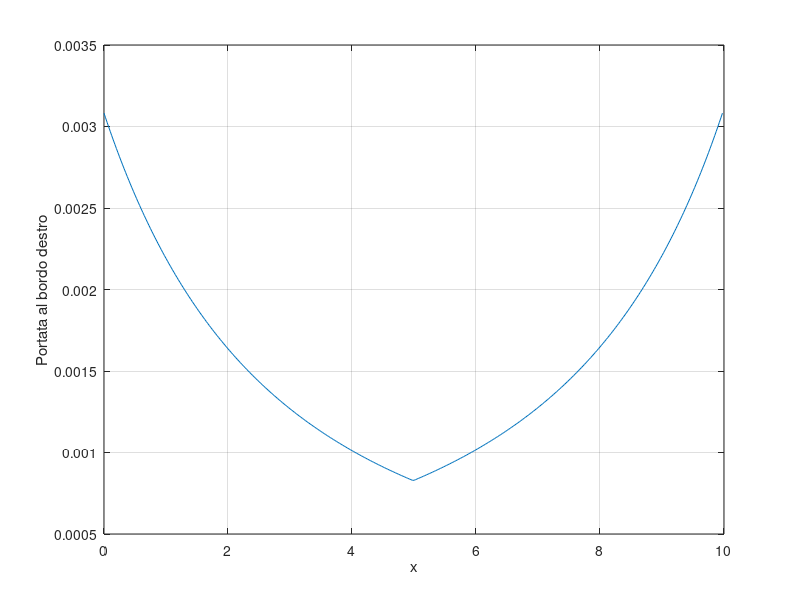
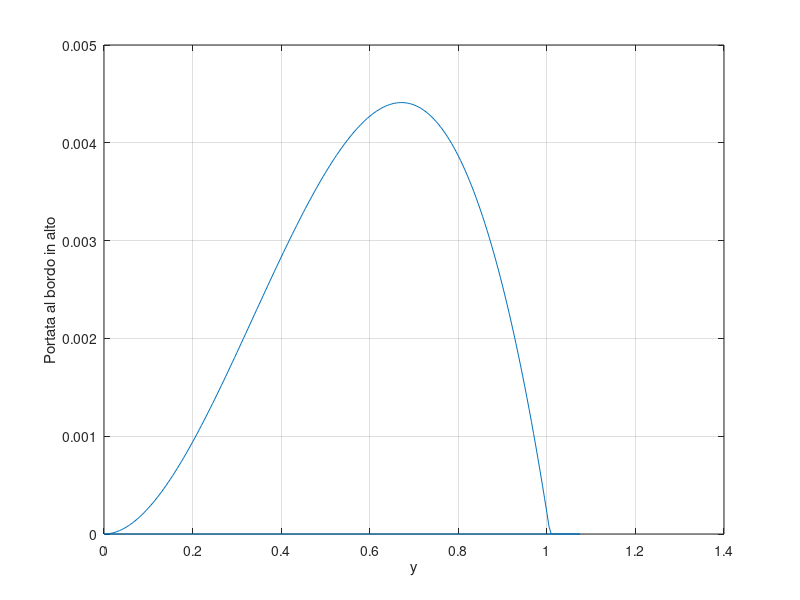
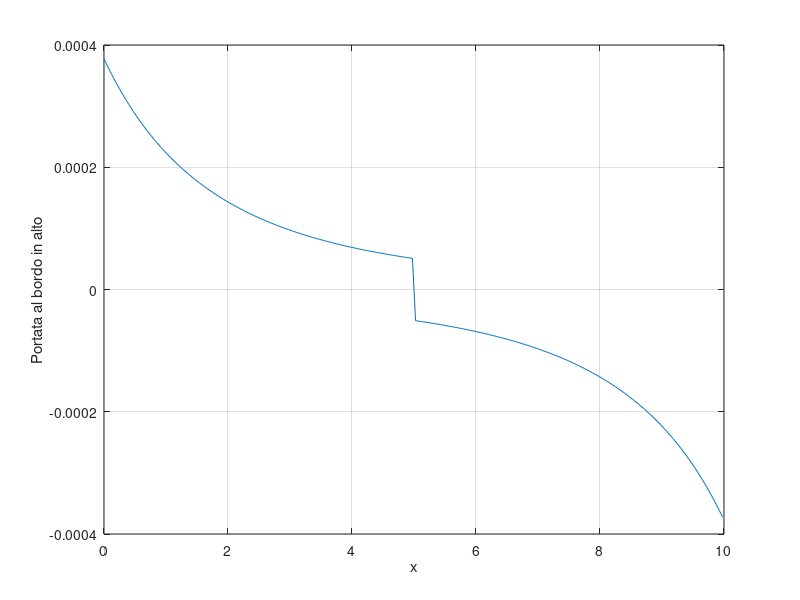

Reproduce these figures in MATLAB, in order.
clc
clear

% Parameters
delta = 1;
H0 = 1;
L = 10;
Nx0 = 100;

% Compute Nx
Nx = 2*Nx0 * delta / H0;
Nx_full = 2 * Nx;

% Define Ny symmetric profile
Ny = zeros(1, Nx_full);
for i = 1:Nx
    Ny(i) = 2*Nx0 + i;
    Ny(Nx_full - i + 1) = 2*Nx0 + i;
end
Nx = Nx_full;

% Grid spacing
dx = L / Nx;
dy = delta * dx / (L / 2);
%% Coordinates at which concentrations should be evaluated
% x coordinates (cell centers)
x_conc = dx/2 : dx : L - dx/2;

% y coordinates stored in an array
for i=1:Nx
    y_conc(1,i)=dy/2;
    for j=2:Ny(i)
        y_conc(j,i)=y_conc(j-1,i)+dy;
    end
end
%% Coordinates at which the flowrate should be evaluated
% x coordinates (boundaries of the cells)
x_flow = 0 : dx : L;

 % y coordinates stored in an array
 for i=1:Nx
     y_flow(1,i)=0;
     for j=2:Ny(i)+1
         y_flow(j,i)=y_flow(j-1,i)+dy;
     end
 end

 H = max(y_flow, [], 1);

y__flow=y_flow';

for i =1:1:Nx
    for j=1:1:Ny(i)
        Q(i,j) = 6 * H0 / (H(i))^2 * ( - dy^2 / 2 + y__flow(i,j) * dy ...
            - dy^3 / (3 * H(i)) - (y__flow(i,j)^2 * dy) / H(i) ...
            + y__flow(i,j) * dy^2 / H(i));
    end
end


    for j=1:1:Ny(i)
        F(1,j) = 6 * (y__flow(1,j))^2 * H0 * (-1 / (2 * (H(1))^2) ...
            + y__flow(1,j) / (3 * (H(1))^3) + 1 / (2 * (H0)^2) ...
            - y__flow(i,j) / (3 * (H0)^3));
    end


for i =2:1:Nx
    for j=1:1:Ny(i)
        F(i,j) = 6 * (y__flow(i,j))^2 * H0 * (-1 / (2 * (H(i))^2) ...
            + y__flow(i,j) / (3 * (H(i))^3) + 1 / (2 * (H(i-1))^2) ...
            - y__flow(i,j) / (3 * (H(i-1))^3));
    end
end


figure;
A=x_flow(1:(end-1));
B=Q(:,25);
plot(A,B)
xlabel('x');
ylabel('Portata al bordo destro');
grid on;

figure;
C=y_flow(1:(end-1),15);
D=F(2,:);
G=F(:,25);
plot(C,D)
xlabel('y');
ylabel('Portata al bordo in alto');
grid on;

figure
plot(A,G)
xlabel('x');
ylabel('Portata al bordo in alto');
grid on;


